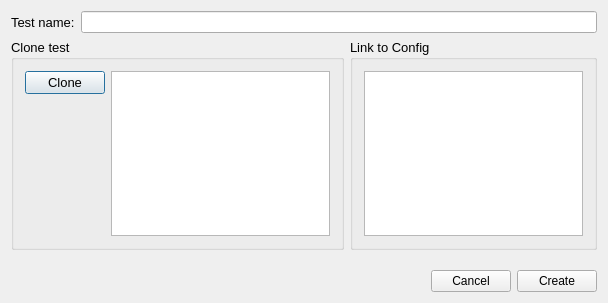
<?xml version="1.0" encoding="UTF-8"?>
<ui version="4.0">
 <class>AddNewTestDialog</class>
 <widget class="QDialog" name="AddNewTestDialog">
  <property name="geometry">
   <rect>
    <x>0</x>
    <y>0</y>
    <width>608</width>
    <height>303</height>
   </rect>
  </property>
  <property name="windowTitle">
   <string>AddNewTestDialog</string>
  </property>
  <layout class="QGridLayout" name="gridLayout">
   <item row="0" column="0">
    <layout class="QVBoxLayout" name="verticalLayout">
     <item>
      <layout class="QHBoxLayout" name="horizontalLayout_2">
       <item>
        <widget class="QLabel" name="label_name">
         <property name="font">
          <font>
           <pointsize>10</pointsize>
          </font>
         </property>
         <property name="text">
          <string>Test name:</string>
         </property>
         <property name="buddy">
          <cstring>test_name_edit</cstring>
         </property>
        </widget>
       </item>
       <item>
        <widget class="QLineEdit" name="test_name_edit"/>
       </item>
      </layout>
     </item>
     <item>
      <layout class="QHBoxLayout" name="horizontalLayout_5">
       <item>
        <widget class="QGroupBox" name="groupBox">
         <property name="font">
          <font>
           <pointsize>10</pointsize>
          </font>
         </property>
         <property name="title">
          <string>Clone test</string>
         </property>
         <layout class="QGridLayout" name="gridLayout_2">
          <item row="0" column="0">
           <layout class="QVBoxLayout" name="verticalLayout_3">
            <item>
             <widget class="QPushButton" name="copy_button">
              <property name="font">
               <font>
                <pointsize>10</pointsize>
               </font>
              </property>
              <property name="text">
               <string>Clone</string>
              </property>
             </widget>
            </item>
            <item>
             <spacer name="verticalSpacer_2">
              <property name="orientation">
               <enum>Qt::Vertical</enum>
              </property>
              <property name="sizeHint" stdset="0">
               <size>
                <width>20</width>
                <height>40</height>
               </size>
              </property>
             </spacer>
            </item>
           </layout>
          </item>
          <item row="0" column="1">
           <widget class="QListWidget" name="old_tests_list"/>
          </item>
         </layout>
        </widget>
       </item>
       <item>
        <widget class="QGroupBox" name="groupBox_2">
         <property name="font">
          <font>
           <pointsize>10</pointsize>
          </font>
         </property>
         <property name="title">
          <string>Link to Config</string>
         </property>
         <layout class="QGridLayout" name="gridLayout_3">
          <item row="0" column="0">
           <widget class="QListWidget" name="config_list"/>
          </item>
         </layout>
        </widget>
       </item>
      </layout>
     </item>
     <item>
      <spacer name="verticalSpacer">
       <property name="orientation">
        <enum>Qt::Vertical</enum>
       </property>
       <property name="sizeHint" stdset="0">
        <size>
         <width>20</width>
         <height>40</height>
        </size>
       </property>
      </spacer>
     </item>
     <item>
      <layout class="QHBoxLayout" name="horizontalLayout">
       <item>
        <spacer name="horizontalSpacer">
         <property name="orientation">
          <enum>Qt::Horizontal</enum>
         </property>
         <property name="sizeHint" stdset="0">
          <size>
           <width>40</width>
           <height>20</height>
          </size>
         </property>
        </spacer>
       </item>
       <item>
        <widget class="QPushButton" name="cancel_button">
         <property name="text">
          <string>Cancel</string>
         </property>
        </widget>
       </item>
       <item>
        <widget class="QPushButton" name="add_button">
         <property name="text">
          <string>Create</string>
         </property>
        </widget>
       </item>
      </layout>
     </item>
    </layout>
   </item>
  </layout>
 </widget>
 <layoutdefault spacing="6" margin="11"/>
 <resources/>
 <connections/>
</ui>
